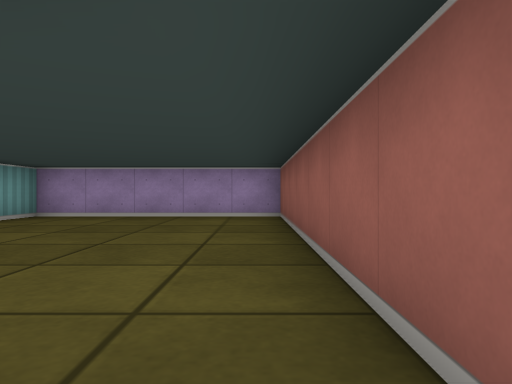
View 1 (above)

16 first-person views from a walk through a cub3D maze. The camera is about half as high as the walls, looks level and sees 70° across. The floor is counted in squares. Each view is taken from the middle of a square. On the plan, view 1 faces up. The plan holds only what a view shows up to about 9 squares ahead; the rest is blank.

View 2
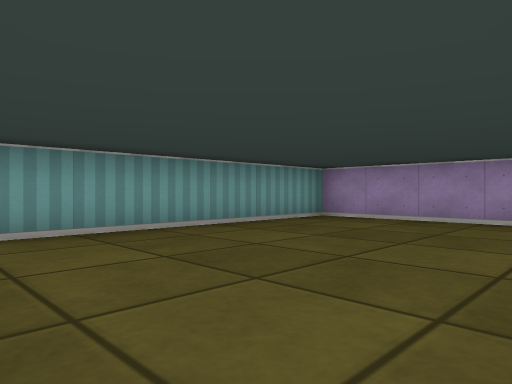

View 3
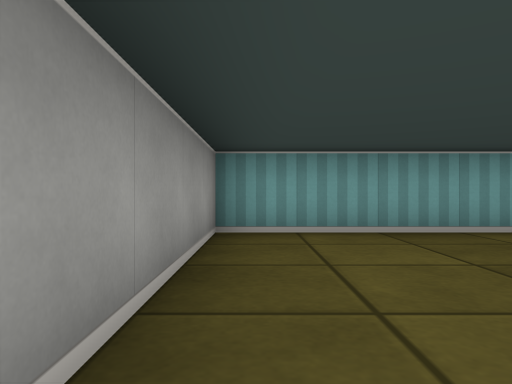

View 4
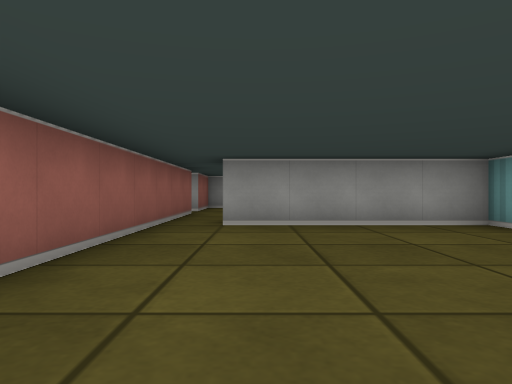

View 5
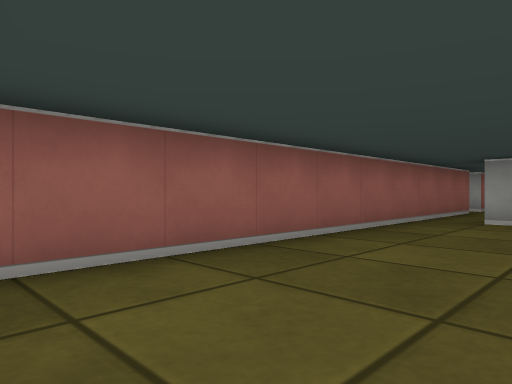

View 6
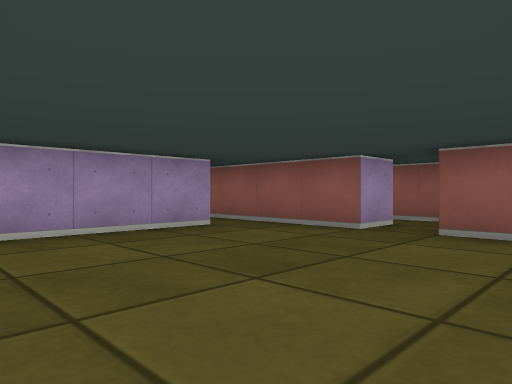

View 7
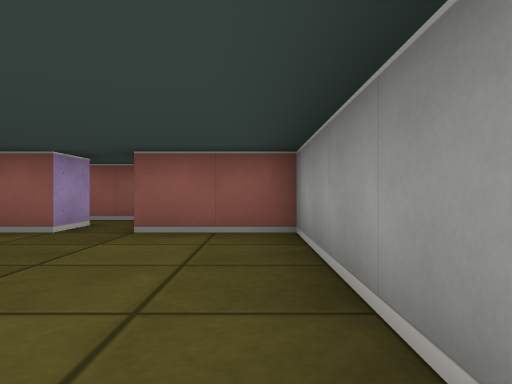

View 8
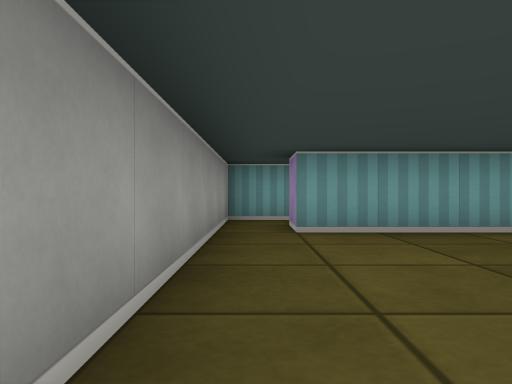

View 9
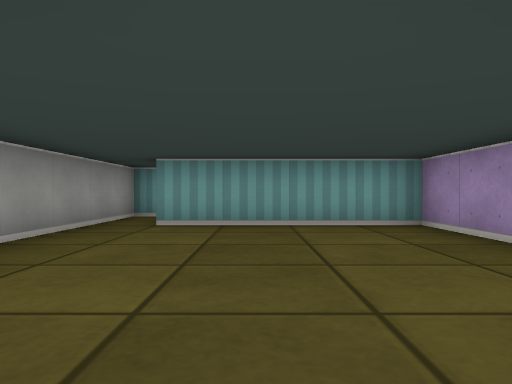

View 10
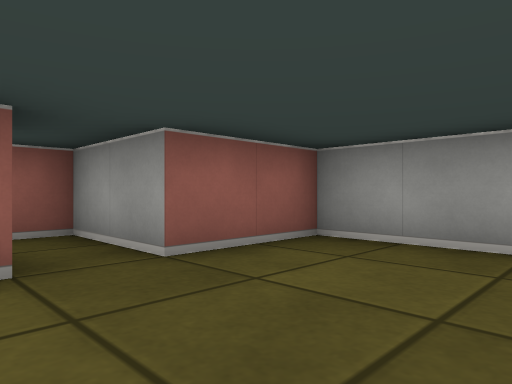

View 11
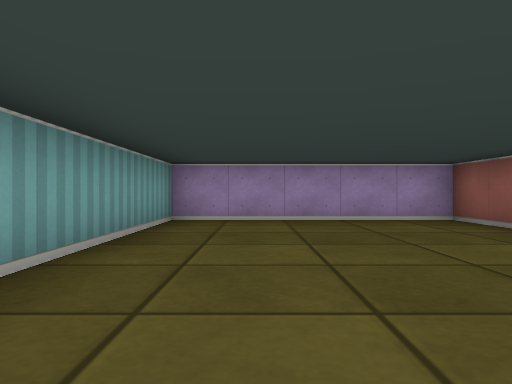

View 12
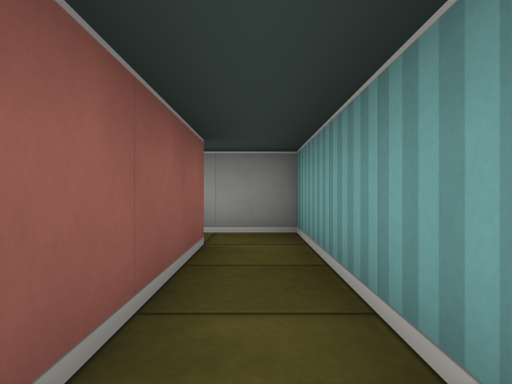

View 13
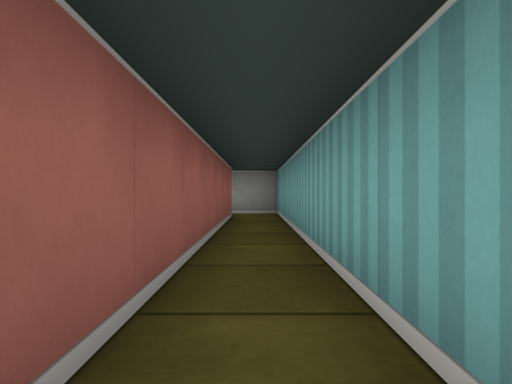

View 14
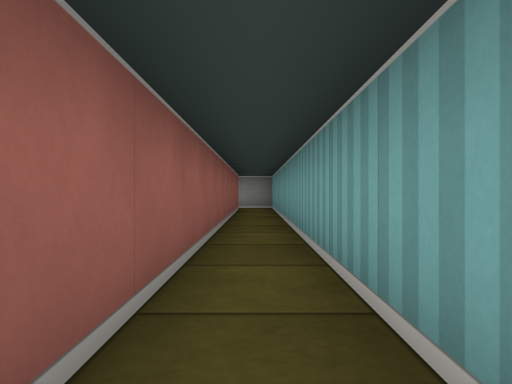

View 15
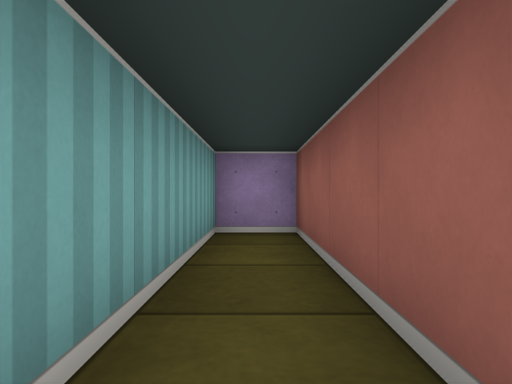

View 16
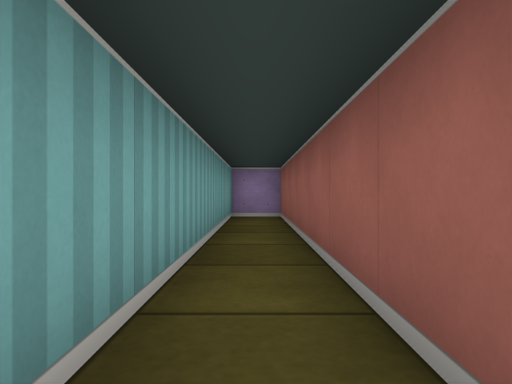

### Floor plan
Points are (right, up) in squares from view 1. A wall is a line through its corners. A room is listed if a view was taken in it or the views show most of it. See-through windows are left out.
Room 1 (views 1, 2, 3, 4, 5, 11)
walls: (0.5, -0.5) (0.5, 7.5) (-4.5, 7.5) (-4.5, 0.5) (-0.5, 0.5)
ways out: opening at (0, 0) to room 2
Room 2 (views 6, 7, 8, 9, 10)
walls: (-0.4, -0.5) (-4.5, -0.5) (-4.5, -4.5); (-4.5, -5.5) (0.5, -5.5) (0.5, -3.5) (1.5, -3.5); (1.5, -2.5) (0.5, -2.5) (0.5, -0.5)
ways out: opening at (0, 0) to room 1; opening at (-5, -5) to room 3; opening at (1, -3) to room 4
Room 3 (views 12, 13, 14, 15, 16)
walls: (-4.5, -4.5) (-5.5, -4.5) (-5.5, 7.5) (-6.5, 7.5) (-6.5, -5.5) (-4.5, -5.5)
ways out: opening at (-5, -5) to room 2
Room 4 (no view inside)
walls: (1.5, -3.5) (2.5, -3.5) (2.5, -2)
ways out: opening at (1, -3) to room 2; opening at (2, -2)

Positions as (right, up) in squares from view 1, and headings:
1: (0, 0), facing up
2: (0, 1), facing up-left
3: (0, 1), facing left
4: (-1, 6), facing down
5: (-2, 7), facing down-right
6: (-4, -5), facing up-right
7: (-4, -5), facing right
8: (0, -5), facing left
9: (1, -3), facing left
10: (-2, -2), facing down-right
11: (-3, 1), facing up
12: (-6, -1), facing down
13: (-6, 3), facing down
14: (-6, 6), facing down
15: (-6, 3), facing up
16: (-6, 0), facing up
